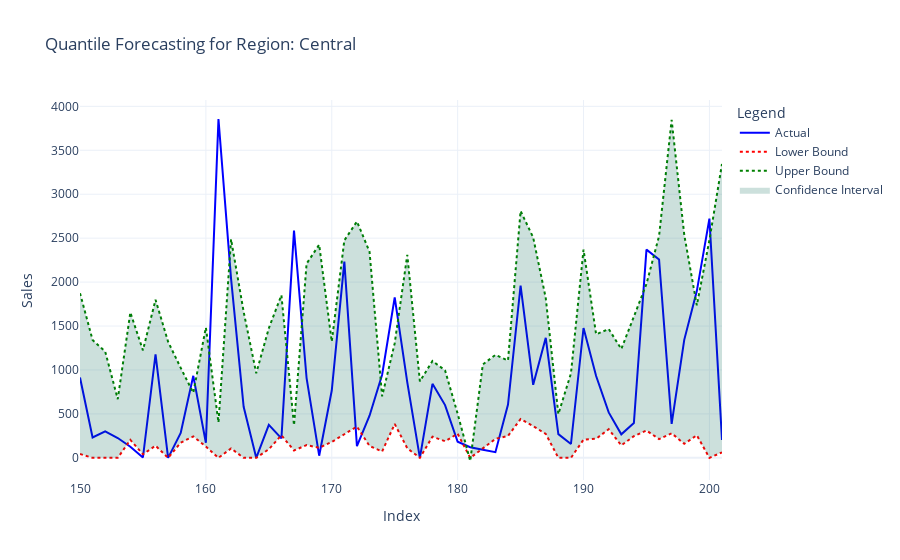

The cell this chart's notebook holds for it:
### Code cell
def train_quantile_lgbm(X_train, y_train, X_test, alpha=0.1):
    """
    Trains LightGBM models for quantile regression.

    Parameters:
    - X_train (pd.DataFrame): Training features.
    - y_train (pd.Series): Training target variable.
    - X_test (pd.DataFrame): Testing features.
    - alpha (float): Confidence level for quantiles (default: 0.1 for 90% CI).

    Returns:
    - Tuple of lower and upper quantile predictions.
    """
    # Train for lower quantile
    # params = {'objective': 'quantile', 'metric': 'quantile', 'alpha':alpha, 'num_leaves': 15, 'learning_rate': 0.05, 'feature_fraction': 0.7, 'bagging_fraction': 0.5, 'min_data_in_leaf': 20, 'lambda_l1': 0.1, 'lambda_l2': 0.7, 'verbose': -1}
    params = {'objective': 'quantile', 'alpha': alpha, 'metric': 'quantile', 'verbosity': -1}
    train_data = lgb.Dataset(X_train, label=y_train)
    lower_model = lgb.train(params, train_data, num_boost_round=100)

    # Train for upper quantile
    params['alpha'] = 1 - alpha
    upper_model = lgb.train(params, train_data, num_boost_round=100)

    # Predict quantiles
    lower_preds = lower_model.predict(X_test)
    upper_preds = upper_model.predict(X_test)

    return lower_preds, upper_preds

def calculate_performance_metrics(y_true, y_pred):
    """
    Calculate performance metrics.

    Parameters:
    - y_true (pd.Series): True values.
    - y_pred (pd.Series): Predicted values.

    Returns:
    - Dictionary of performance metrics.
    """
    mae = mean_absolute_error(y_true, y_pred)
    rmse = np.sqrt(mean_squared_error(y_true, y_pred))
    return {'MAE': mae, 'RMSE': rmse}

def plot_quantile_predictions_per_region(X_train, Y_train, X_test, Y_test, regions, alpha=0.1):
    """
    Trains and plots quantile LightGBM predictions with confidence intervals per region.

    Parameters:
    - X_train, Y_train: Training features and target.
    - X_test, Y_test: Testing features and target.
    - regions: List of unique regions.
    - alpha: Confidence level for quantiles (default: 0.1 for 90% CI).
    """
    performance_metrics = []

    for region in regions:
        print(f"Processing region: {region}")
        
        # Filter data for the current region
        X_train_region = X_train[X_train['Region'] == region].drop(columns=['Region'])
        Y_train_region = Y_train[X_train['Region'] == region]
        X_test_region = X_test[X_test['Region'] == region].drop(columns=['Region'])
        Y_test_region = Y_test[X_test['Region'] == region]

        # Train and get quantile predictions
        lower_preds, upper_preds = train_quantile_lgbm(X_train_region, Y_train_region, X_test_region, alpha)

        # Calculate performance metrics
        metrics = calculate_performance_metrics(Y_test_region, (lower_preds + upper_preds) / 2)
        metrics['Region'] = region
        performance_metrics.append(metrics)

        # Plot the results
        fig = go.Figure()
        
        # Actual values
        fig.add_trace(go.Scatter(
            x=X_test_region.index,
            y=Y_test_region,
            mode='lines',
            name='Actual',
            line=dict(color='blue')
        ))
        
        # Lower quantile
        fig.add_trace(go.Scatter(
            x=X_test_region.index,
            y=lower_preds,
            mode='lines',
            name='Lower Bound',
            line=dict(dash='dot', color='red')
        ))
        
        # Upper quantile
        fig.add_trace(go.Scatter(
            x=X_test_region.index,
            y=upper_preds,
            mode='lines',
            name='Upper Bound',
            line=dict(dash='dot', color='green')
        ))
        
        # Confidence interval
        fig.add_trace(go.Scatter(
            x=X_test_region.index.tolist() + X_test_region.index.tolist()[::-1],
            y=upper_preds.tolist() + lower_preds.tolist()[::-1],
            fill='toself',
            fillcolor='rgba(0, 100, 80, 0.2)',
            line=dict(color='rgba(255,255,255,0)'),
            name='Confidence Interval'
        ))

        fig.update_layout(
            title=f"Quantile Forecasting for Region: {region}",
            xaxis_title="Index",
            yaxis_title="Sales",
            legend_title="Legend",
            template="plotly_white"
        )

        fig.show()

    # Create a DataFrame for performance metrics
    performance_df = pd.DataFrame(performance_metrics)
    print(performance_df)

# Usage example
regions = X_train['Region'].unique()
plot_quantile_predictions_per_region(X_train, Y_train, X_test, Y_test, regions, alpha=0.1)

### Figure 1 — Plotly figure (JSON) as saved in the notebook; plotly's stock layout.template omitted (floating-point values rounded to 4 significant figures)
{"data": [{"line": {"color": "blue"}, "mode": "lines", "name": "Actual", "type": "scatter", "x": [150, 151, 152, 153, 154, 155, 156, 157, 158, 159, 160, 161, 162, 163, 164, 165, 166, 167, 168, 169, 170, 171, 172, 173, 174, 175, 176, 177, 178, 179, 180, 181, 182, 183, 184, 185, 186, 187, 188, 189, 190, 191, 192, 193, 194, 195, 196, 197, 198, 199, 200, 201], "y": [913.4, 231.9, 302.7, 225.9, 126.2, 3.984, 1178.0, 0, 284.5, 933.4, 172.3, 3856.0, 2040.0, 580.9, 0, 376.0, 222.3, 2586.0, 907.4, 24.5, 766.2, 2233.0, 132.9, 479.2, 945.4, 1827.0, 858.5, 0, 842.5, 600.8, 183.4, 121.3, 91.38, 64.96, 606.7, 1961.0, 830.6, 1366.0, 270.0, 157.7, 1478.0, 930.8, 517.4, 267.2, 395.4, 2369.0, 2257.0, 386.3, 1343.0, 1898.0, 2722.0, 203.2]}, {"line": {"color": "red", "dash": "dot"}, "mode": "lines", "name": "Lower Bound", "type": "scatter", "x": [150, 151, 152, 153, 154, 155, 156, 157, 158, 159, 160, 161, 162, 163, 164, 165, 166, 167, 168, 169, 170, 171, 172, 173, 174, 175, 176, 177, 178, 179, 180, 181, 182, 183, 184, 185, 186, 187, 188, 189, 190, 191, 192, 193, 194, 195, 196, 197, 198, 199, 200, 201], "y": [43.66, 0, 0, 0, 205.4, 40.8, 138.2, 0, 172.7, 244.0, 128.8, 0, 107.7, 0, 0, 98.16, 256.5, 83.98, 145.5, 114.6, 180.9, 267.7, 356.7, 134.8, 72.46, 384.9, 109.4, 0, 241.3, 188.7, 274.6, 0, 103.7, 215.7, 249.6, 441.6, 361.0, 272.5, 0, 0, 207.5, 217.1, 325.9, 142.1, 247.1, 311.5, 213.4, 279.9, 159.6, 257.0, 0, 63.2]}, {"line": {"color": "green", "dash": "dot"}, "mode": "lines", "name": "Upper Bound", "type": "scatter", "x": [150, 151, 152, 153, 154, 155, 156, 157, 158, 159, 160, 161, 162, 163, 164, 165, 166, 167, 168, 169, 170, 171, 172, 173, 174, 175, 176, 177, 178, 179, 180, 181, 182, 183, 184, 185, 186, 187, 188, 189, 190, 191, 192, 193, 194, 195, 196, 197, 198, 199, 200, 201], "y": [1874.0, 1340.0, 1210.0, 667.6, 1654.0, 1223.0, 1799.0, 1321.0, 1023.0, 740.2, 1483.0, 402.7, 2489.0, 1662.0, 962.9, 1475.0, 1852.0, 370.3, 2210.0, 2425.0, 1322.0, 2475.0, 2689.0, 2346.0, 700.5, 1304.0, 2309.0, 870.1, 1102.0, 995.6, 502.6, -35.87, 1063.0, 1172.0, 1107.0, 2810.0, 2508.0, 1817.0, 497.3, 960.1, 2369.0, 1406.0, 1466.0, 1238.0, 1607.0, 1979.0, 2524.0, 3845.0, 2539.0, 1735.0, 2476.0, 3345.0]}, {"fill": "toself", "fillcolor": "rgba(0, 100, 80, 0.2)", "line": {"color": "rgba(255,255,255,0)"}, "name": "Confidence Interval", "type": "scatter", "x": [150, 151, 152, 153, 154, 155, 156, 157, 158, 159, 160, 161, 162, 163, 164, 165, 166, 167, 168, 169, 170, 171, 172, 173, 174, 175, 176, 177, 178, 179, 180, 181, 182, 183, 184, 185, 186, 187, 188, 189, 190, 191, 192, 193, 194, 195, 196, 197, 198, 199, 200, 201, 201, 200, 199, 198, 197, 196, 195, 194, 193, 192, 191, 190, 189, 188, 187, 186, 185, 184, 183, 182, 181, 180, 179, 178, 177, 176, 175, 174, 173, 172, 171, 170, 169, 168, 167, 166, 165, 164, 163, 162, 161, 160, 159, 158, 157, 156, 155, 154, 153, 152, 151, 150], "y": [1874.0, 1340.0, 1210.0, 667.6, 1654.0, 1223.0, 1799.0, 1321.0, 1023.0, 740.2, 1483.0, 402.7, 2489.0, 1662.0, 962.9, 1475.0, 1852.0, 370.3, 2210.0, 2425.0, 1322.0, 2475.0, 2689.0, 2346.0, 700.5, 1304.0, 2309.0, 870.1, 1102.0, 995.6, 502.6, -35.87, 1063.0, 1172.0, 1107.0, 2810.0, 2508.0, 1817.0, 497.3, 960.1, 2369.0, 1406.0, 1466.0, 1238.0, 1607.0, 1979.0, 2524.0, 3845.0, 2539.0, 1735.0, 2476.0, 3345.0, 63.2, 0, 257.0, 159.6, 279.9, 213.4, 311.5, 247.1, 142.1, 325.9, 217.1, 207.5, 0, 0, 272.5, 361.0, 441.6, 249.6, 215.7, 103.7, 0, 274.6, 188.7, 241.3, 0, 109.4, 384.9, 72.46, 134.8, 356.7, 267.7, 180.9, 114.6, 145.5, 83.98, 256.5, 98.16, 0, 0, 107.7, 0, 128.8, 244.0, 172.7, 0, 138.2, 40.8, 205.4, 0, 0, 0, 43.66]}], "layout": {"legend": {"title": {"text": "Legend"}}, "title": {"text": "Quantile Forecasting for Region: Central"}, "xaxis": {"title": {"text": "Index"}}, "yaxis": {"title": {"text": "Sales"}}}}
